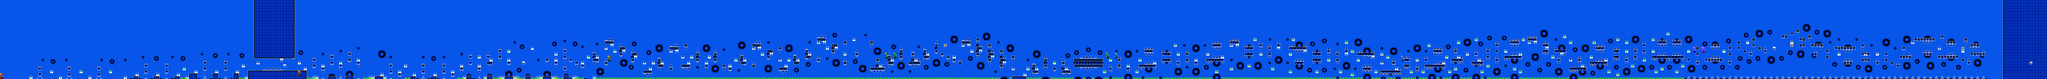

Tiled map render using the project's own tile images. Description and the map definition, with tile-layer contents summarised, below:
An orthogonal 694x27 tile map with 16x16 px tiles, 2 tile layers (SP, ...), 2 tilesets.

<map version="1.10" tiledversion="1.11.0" orientation="orthogonal" renderorder="right-down" width="694" height="27" tilewidth="16" tileheight="16" infinite="0" nextlayerid="3" nextobjectid="1">
 <editorsettings>
  <chunksize width="16" height="27" />
  <export target="../LEVELS/LEVEL DATA/aprettyeasylevel.csv" format="csv" />
 </editorsettings>
 <tileset firstgid="1" name="famidash" tilewidth="16" tileheight="16" tilecount="256" columns="16">
  <image source="../GRAPHICS/famidash.bmp" width="256" height="256" />
 </tileset>
 <tileset firstgid="257" name="sprites" tilewidth="16" tileheight="16" tilecount="256" columns="16">
  <image source="../GRAPHICS/sprites.png" width="256" height="256" />
 </tileset>
 <layer id="1" width="694" height="27">
  <data>[18738 cells, 18738 non-empty, 52 distinct tile ids]</data>
 </layer>
 <layer id="2" name="SP" width="694" height="27">
  <data>[18738 cells, 232 non-empty, 36 distinct tile ids]</data>
 </layer>
</map>
